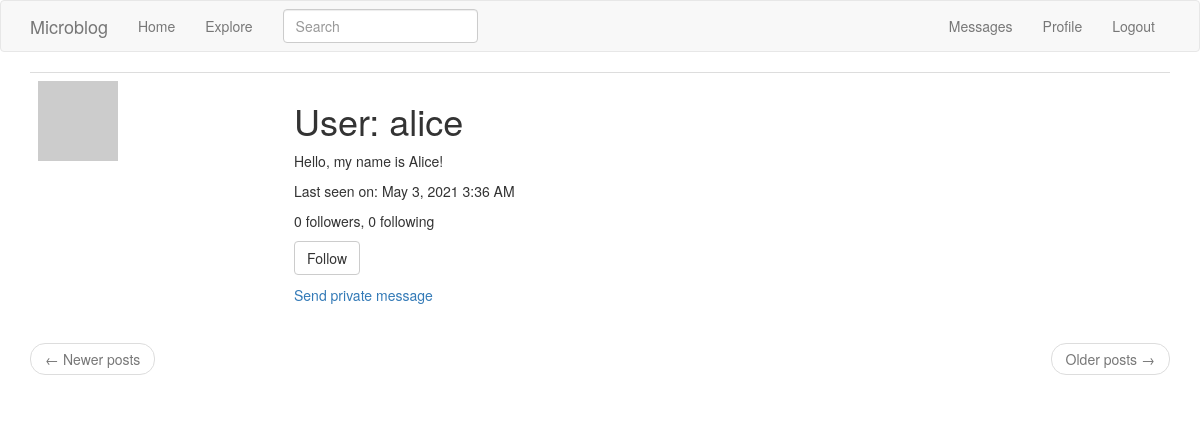
Page /user/alice (signed in) on the committed database.
### app/models.py (models this page shows, shortened)
class PaginateAPIMixin(object):
    @staticmethod
    def to_collection_dict(query, page, per_page, endpoint, **kwargs):
        resources = query.paginate(page, per_page, False)
        data = {
            'items': [item.to_dict() for item in resources.items],
            '_meta': {
                'page': page,
                'per_page': per_page,
                'total_pages': resources.pages,
                'total_items': resources.total
            },
            '_links': {
                'self': url_for(endpoint, page=page, per_page=per_page, **kwargs),
                'next': url_for(endpoint, page=page + 1, per_page=per_page, **kwargs) if resources.has_next else None,
                'prev': url_for(endpoint, page=page - 1, per_page=per_page, **kwargs) if resources.has_prev else None
            }
        }
        return data

class User(PaginateAPIMixin, UserMixin, db.Model):
    id = db.Column(db.Integer, primary_key=True)
    username = db.Column(db.String(64), index=True, unique=True)
    email = db.Column(db.String(120), index=True, unique=True)
    password_hash = db.Column(db.String(128))
    posts = db.relationship('Post', backref='author', lazy='dynamic')
    about_me = db.Column(db.String(140))
    last_seen = db.Column(db.DateTime, default=datetime.utcnow)
    followed = db.relationship(
        'User', secondary=followers,
        primaryjoin=(followers.c.follower_id == id),
        secondaryjoin=(followers.c.followed_id == id),
        backref=db.backref('followers', lazy='dynamic'), lazy='dynamic')
    messages_sent = db.relationship(
        'Message', foreign_keys='Message.sender_id', backref='author', lazy='dynamic')
    messages_received = db.relationship(
        'Message', foreign_keys='Message.recipient_id', backref='recipient', lazy='dynamic')
    last_message_read_time = db.Column(db.DateTime)
    notifications = db.relationship(
        'Notification', backref='user', lazy='dynamic')
    token = db.Column(db.String(32), index=True, unique=True)
    token_expiration = db.Column(db.DateTime)
    def avatar(self, size):
        digest = md5(self.email.lower().encode('utf-8')).hexdigest()
        return 'https://www.gravatar.com/avatar/{}?d=identicon&s={}'.format(
            digest, size)
    def is_following(self, user):
        return self.followed.filter(
            followers.c.followed_id == user.id).count() > 0
    def new_messages(self):
        last_read_time = self.last_message_read_time or datetime(1900, 1, 1)
        return Message.query.filter_by(recipient=self).filter(Message.timestamp > last_read_time).count()

### app/main/routes.py (the view)
@bp.route('/user/<username>')
@login_required
def user(username):
    user = User.query.filter_by(username=username).first_or_404()
    page = request.args.get('page', 1, type=int)
    posts = user.posts.order_by(Post.timestamp.desc()).paginate(
        page, current_app.config['POSTS_PER_PAGE'], False)
    next_url = url_for('main.user', username=user.username, page=posts.next_num) if posts.has_next else None
    prev_url = url_for('main.user', username=user.username, page=posts.prev_num) if posts.has_prev else None
    form = EmptyForm()
    return render_template('user.html', user=user, posts=posts.items,
                           next_url=next_url, prev_url=prev_url, form=form)

### app/main/forms.py
class SearchForm(FlaskForm):
    q = StringField(_l('Search'), validators=[DataRequired()])
    def __init__(self, *args, **kwargs):
        if 'formdata' not in kwargs:
            kwargs['formdata'] = request.args
        if 'csrf_enabled' not in kwargs:
            kwargs['csrf_enabled'] = False
        super(SearchForm, self).__init__(*args, **kwargs)

class EmptyForm(FlaskForm):
    submit = SubmitField('Submit')

### app/main/routes.py (called while the page is built)
@bp.before_request
def before_request():
    if current_user.is_authenticated:
        current_user.last_seen = datetime.utcnow()
        db.session.commit()
        g.search_form = SearchForm()
    g.locale = str(get_locale())

### app/models.py (called while the page is built)
@login.user_loader
def load_user(id):
    return User.query.get(int(id))

    @classmethod
    def before_commit(cls, session):
        session._changes = {
            'add': list(session.new),
            'update': list(session.dirty),
            'delete': list(session.deleted)
        }

    @classmethod
    def after_commit(cls, session):
        for obj in session._changes['add']:
            if isinstance(obj, SearchableMixin):
                add_to_index(obj.__tablename__, obj)
        for obj in session._changes['update']:
            if isinstance(obj, SearchableMixin):
                add_to_index(obj.__tablename__, obj)
        for obj in session._changes['add']:
            if isinstance(obj, SearchableMixin):
                remove_from_index(obj.__tablename__, obj)
        session._changes = None

### app/templates/user.html (shortened to what this page needs)
{% extends "base.html" %}
{% block app_content %}
    <table class="table table-hover">
        <tr>
            <td width="256px"><img src="{{ user.avatar(256) }}"></td>
            <td>
                <h1>{{ _('User') }}: {{ user.username }}</h1>
                {% if user.about_me %}
                    <p>{{ user.about_me }}</p>
                {% endif %}
                {% if user.last_seen %}
                    <p>{{ _('Last seen on') }}: {{ moment(user.last_seen).format('LLL') }}</p>
                {% endif %}
                <p>{{ _('%(count)d followers', count=user.followers.count()) }}, {{ _('%(count)d following', count=user.followed.count()) }}</p>
                {% if user == current_user %}
                    <p><a href="{{ url_for('main.edit_profile') }}">{{ _('Edit your profile') }}</a></p>
                {% elif not current_user.is_following(user) %}
                    <p>
                        <form action="{{ url_for('main.follow', username=user.username) }}" method="post">
                            {{ form.submit(value=_('Follow'), class_='btn btn-default') }}
                        </form>
                    </p>
                {% endif %}
                {% if user != current_user %}
                    <p><a href="{{ url_for('main.send_message', recipient=user.username) }}">{{ _('Send private message') }}</a></p>
                {% endif %}
            </td>
        </tr>
    </table>
    <nav aria-label="...">
        <ul class="pager">
            <li class="previous{% if not prev_url %} disabled{% endif %}">
                <a href="{{ prev_url or '#' }}">
                    <span aria-hidden="true">&larr;</span> {{ _('Newer posts') }}
                </a>
            </li>
            <li class="next{% if not next_url %} disabled{% endif %}">
                <a href="{{ next_url or '#' }}">
                    {{ _('Older posts') }} <span aria-hidden="true">&rarr;</span>
                </a>
            </li>
        </ul>
    </nav>
{% endblock %}

### rows in the picture
User: username "alice", about_me "Hello, my name is Alice!", last_seen "May 3, 2021 3:36 AM"
